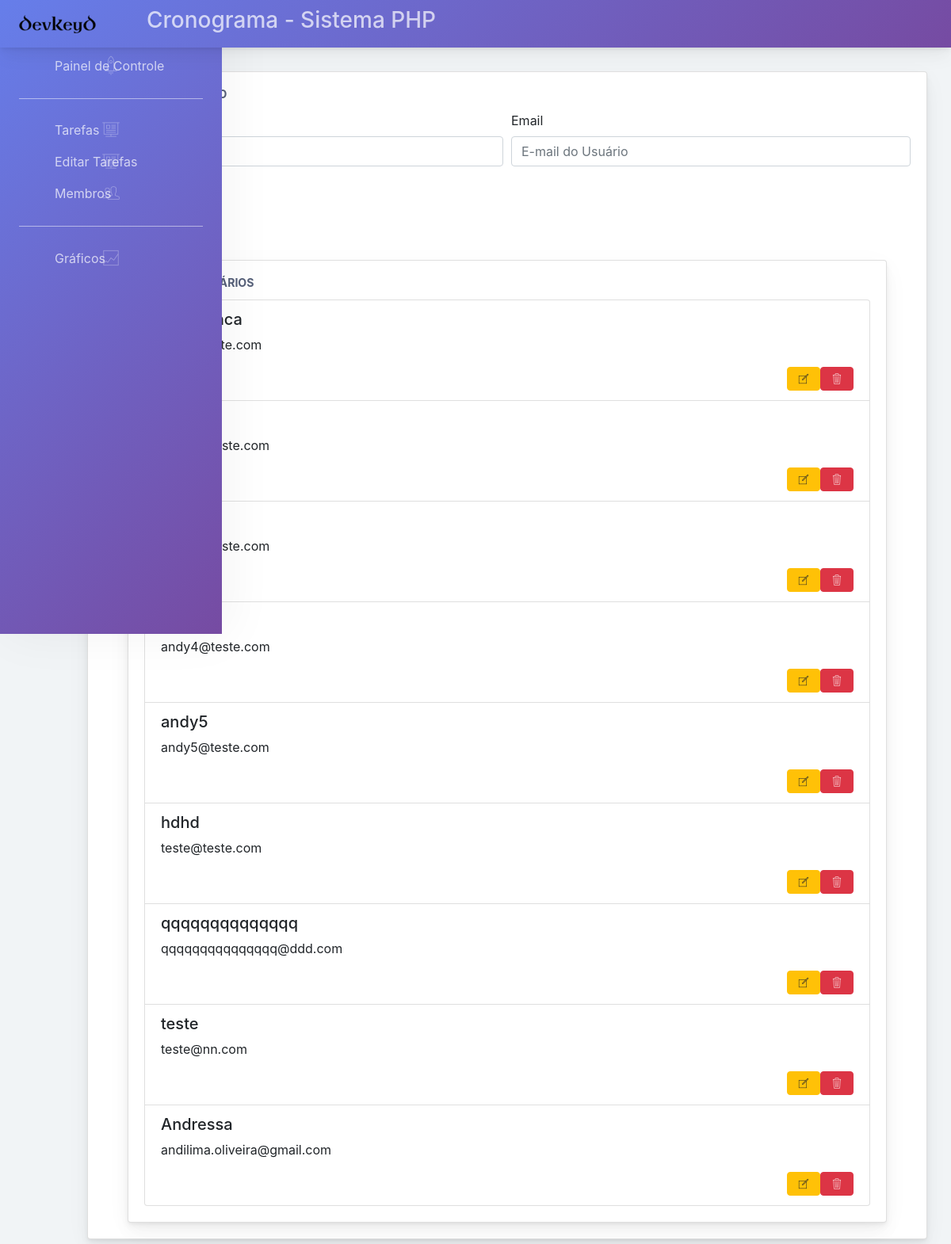
Screenshot of /form_cad_membro.php with the database file from the repository.
### tables this page shows
CREATE TABLE IF NOT EXISTS `dev_usuario` (
  `usu_id` int(11) NOT NULL AUTO_INCREMENT,
  `usu_nome` varchar(20) DEFAULT NULL,
  `usu_email` varchar(255) DEFAULT NULL,
  PRIMARY KEY (`usu_id`)
);

### form_cad_membro.php (the view, shortened to what this page needs)
<head>
    <link href="./main.css" rel="stylesheet">
    <link rel="stylesheet" type="text/css" href="http://yui.yahooapis.com/3.18.1/build/cssreset/cssreset-min.css">
    <link rel="stylesheet" href="https://maxcdn.bootstrapcdn.com/bootstrap/4.0.0/css/bootstrap.min.css">
    <link rel="stylesheet" type="text/css" href="css/estilo.css">
</head>
<body>
   <?php
   include_once(dirname(__FILE__) . '/menu_superior.php');
   ?>
   <div class="app-main__outer">
    <div class="app-main__inner">
        <div class="tab-content">
            <div class="tab-pane tabs-animation fade show active" id="tab-content-0" role="tabpanel">
                <div class="main-card mb-3 card">
                    <div class="card-body">
                        <h5 class="card-title">Cadastrar Membro</h5>
                        <form action="cadastros.php" method="post">
                            <div class="form-row">
                                <div class="col-md-6">
                                    <div class="position-relative form-group">
                                        <label for="usu_nome" class="">
                                        </label>
                                        <input name="usu_nome" id="usu_nome" placeholder="Nome do Usuário" type="text" class="form-control" minlength="3" required>
                                    </div>
                                </div>
                                <div class="col-md-6">
                                    <div class="position-relative form-group">
                                        <label for="usu_email" class="">
                                            Email
                                        </label>
                                        <input name="usu_email" id="usu_email" placeholder="E-mail do Usuário" type="email" class="form-control" minlength="3" required>
                                    </div>
                                </div>
                            </div>
                            <button class="mt-2 btn btn-success">Cadastrar</button>
                        </form>
                    </div>
                    <div class="col-md-12">
                        <div class="card-body">
                            <div class="col-md-12">
                                <div class="main-card mb-6 card">
                                    <div class="card-body">
                                        <h5 class="card-title">Lista de Usuários</h5>
                                        <ul class="list-group">
                                            <?php
                                            $cSQL = "SELECT * FROM " .Config::BD_PREFIX. "usuario";
                                            $oDados = mysqli_query($con, $cSQL);
                                            while ($registro = mysqli_fetch_assoc($oDados)) {
                                                echo '
                                                <li class="list-group-item">
                                                <h5 class="list-group-item-heading">'
                                                .$registro['usu_nome'].
                                                '</h5>
                                                <p class="list-group-item-text">'.$registro['usu_email'].'
                                                </p>
                                                ';
                                                echo '
                                                <div class="pull-right">
                                                <button data-toggle="modal" data-target="#excluir_usu'.$registro['usu_id'].'" class="btn btn-danger">
                                                <i class="pe-7s-trash"></i>
                                                </button>
                                                </div>
                                                ';
                                                echo '
                                                <div class="pull-right">
                                                <button type="button" class="btn btn-warning  btn-toggle" data-element="#'.$registro['usu_id'].'" value="">
                                                <i class="pe-7s-note"></i>
                                                </button>
                                                </div>
                                                ';
                                                echo '
                                                <div class="form-group" id="'.$registro['usu_id'].'" style="display:none">
                                                <form action="edita.php" method="post">
                                                <div class="form-row">
                                                <div class="col-md-6">
                                                <div class="position-relative form-group">
                                                <label for="usu_nome" class="">
                                                Nome
                                                </label>
                                                <input name="usu_nome" id="usu_nome" placeholder="Nome do Usuário" type="text" class="form-control" minlength="3" required value="'.$registro['usu_nome'].'">
                                                </div>
                                                </div>
                                                <div class="col-md-6">
                                                <div class="position-relative form-group">
                                                <label for="usu_email" class="">
                                                Email
                                                </label>
                                                <input name="usu_email" id="usu_email" placeholder="E-mail do Usuário" type="email" class="form-control" minlength="3" required value="'.$registro['usu_email'].'">
                                                </div>
                                                </div>
                                                </div>
                                                <button class="mt-2 btn btn-success">Editar</button>
                                                <input type="hidden" name="action" value="edita_usu">
                                                <input type="hidden" name="usu_id" value="'.$registro['usu_id'].'">
                                                </form>
                                                </div>
                                                </li>
                                                '
                                                ;
                                            }
                                            ?>
                                        </ul>
                                    </div>
                                </div>
                            </div>
                        </div>
                    </div>
                </div>
            </div>
        </div>
    </div>
</div>
<script type="text/javascript" src="./assets/scripts/main.js"></script></body>
</html>

### rows the page displays
dev_usuario: usu_email "andy4@teste.com"
dev_usuario: usu_nome "andy5", usu_email "andy5@teste.com"
dev_usuario: usu_nome "hdhd", usu_email "teste@teste.com"
dev_usuario: usu_nome "qqqqqqqqqqqqqq", usu_email "qqqqqqqqqqqqqqq@ddd.com"
dev_usuario: usu_nome "teste", usu_email "teste@nn.com"
dev_usuario: usu_nome "Andressa", usu_email "andilima.oliveira@gmail.com"
